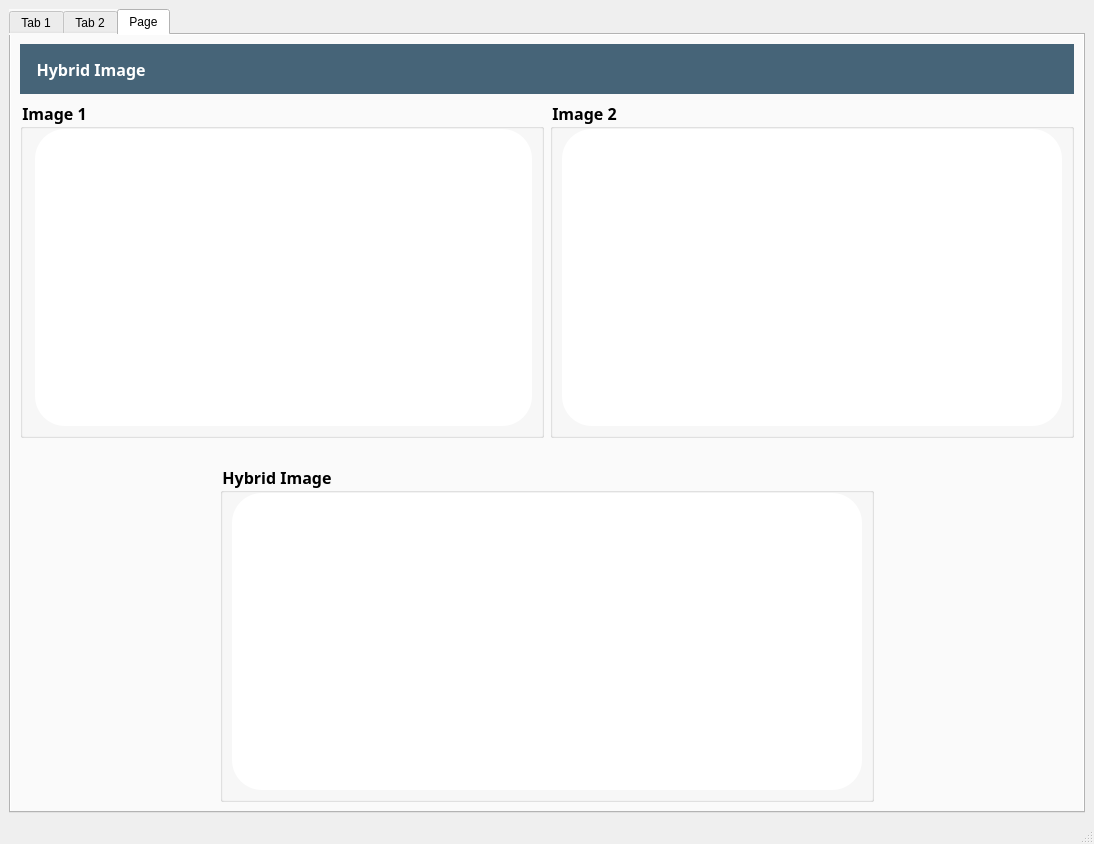
<?xml version="1.0" encoding="UTF-8"?>
<ui version="4.0">
 <class>MainWindow</class>
 <widget class="QMainWindow" name="MainWindow">
  <property name="geometry">
   <rect>
    <x>0</x>
    <y>0</y>
    <width>1094</width>
    <height>844</height>
   </rect>
  </property>
  <property name="windowTitle">
   <string>MainWindow</string>
  </property>
  <widget class="QWidget" name="centralwidget">
   <layout class="QGridLayout" name="gridLayout_23">
    <item row="0" column="0">
     <widget class="QTabWidget" name="tabWidget">
      <property name="styleSheet">
       <string notr="true">background-color: rgb(250, 250, 250);</string>
      </property>
      <property name="currentIndex">
       <number>2</number>
      </property>
      <widget class="QWidget" name="widget">
       <attribute name="title">
        <string>Tab 1</string>
       </attribute>
       <layout class="QGridLayout" name="gridLayout_21">
        <item row="0" column="0">
         <layout class="QGridLayout" name="gridLayout_20">
          <item row="0" column="0">
           <layout class="QGridLayout" name="gridLayout_19">
            <item row="3" column="0">
             <layout class="QGridLayout" name="gridLayout_4">
              <item row="0" column="0">
               <widget class="QGroupBox" name="groupBox_3">
                <property name="maximumSize">
                 <size>
                  <width>700</width>
                  <height>16777215</height>
                 </size>
                </property>
                <property name="font">
                 <font>
                  <family>MS Reference Sans Serif</family>
                  <pointsize>12</pointsize>
                  <weight>75</weight>
                  <bold>true</bold>
                  <strikeout>false</strikeout>
                 </font>
                </property>
                <property name="styleSheet">
                 <string notr="true"/>
                </property>
                <property name="title">
                 <string>Equalization</string>
                </property>
                <layout class="QGridLayout" name="gridLayout_5">
                 <property name="topMargin">
                  <number>0</number>
                 </property>
                 <item row="0" column="0">
                  <widget class="QGraphicsView" name="equalization">
                   <property name="styleSheet">
                    <string notr="true">QWidget{
background-color:white;
border-radius:30px;
}</string>
                   </property>
                  </widget>
                 </item>
                </layout>
               </widget>
              </item>
              <item row="0" column="2">
               <widget class="QGroupBox" name="groupBox_4">
                <property name="maximumSize">
                 <size>
                  <width>700</width>
                  <height>16777215</height>
                 </size>
                </property>
                <property name="font">
                 <font>
                  <family>MS Reference Sans Serif</family>
                  <pointsize>12</pointsize>
                  <weight>75</weight>
                  <bold>true</bold>
                  <strikeout>false</strikeout>
                 </font>
                </property>
                <property name="styleSheet">
                 <string notr="true"/>
                </property>
                <property name="title">
                 <string>Normalization</string>
                </property>
                <layout class="QGridLayout" name="gridLayout_6">
                 <property name="topMargin">
                  <number>0</number>
                 </property>
                 <item row="0" column="0">
                  <widget class="QGraphicsView" name="normalization">
                   <property name="styleSheet">
                    <string notr="true">QWidget{
background-color:white;
border-radius:30px;
}</string>
                   </property>
                  </widget>
                 </item>
                </layout>
               </widget>
              </item>
              <item row="0" column="1">
               <spacer name="horizontalSpacer_5">
                <property name="orientation">
                 <enum>Qt::Horizontal</enum>
                </property>
                <property name="sizeType">
                 <enum>QSizePolicy::Preferred</enum>
                </property>
                <property name="sizeHint" stdset="0">
                 <size>
                  <width>20</width>
                  <height>20</height>
                 </size>
                </property>
               </spacer>
              </item>
             </layout>
            </item>
            <item row="4" column="0">
             <spacer name="verticalSpacer_2">
              <property name="orientation">
               <enum>Qt::Vertical</enum>
              </property>
              <property name="sizeType">
               <enum>QSizePolicy::Preferred</enum>
              </property>
              <property name="sizeHint" stdset="0">
               <size>
                <width>7</width>
                <height>7</height>
               </size>
              </property>
             </spacer>
            </item>
            <item row="0" column="0">
             <layout class="QGridLayout" name="gridLayout_18">
              <item row="0" column="0">
               <widget class="QGroupBox" name="groupBox">
                <property name="maximumSize">
                 <size>
                  <width>700</width>
                  <height>16777215</height>
                 </size>
                </property>
                <property name="font">
                 <font>
                  <family>MS Reference Sans Serif</family>
                  <pointsize>12</pointsize>
                  <weight>75</weight>
                  <bold>true</bold>
                  <strikeout>false</strikeout>
                 </font>
                </property>
                <property name="styleSheet">
                 <string notr="true"/>
                </property>
                <property name="title">
                 <string>Original Image</string>
                </property>
                <layout class="QGridLayout" name="gridLayout">
                 <property name="topMargin">
                  <number>0</number>
                 </property>
                 <item row="0" column="1">
                  <widget class="QGraphicsView" name="original_image">
                   <property name="styleSheet">
                    <string notr="true">QWidget{
background-color:white;
border-radius:30px;
}</string>
                   </property>
                  </widget>
                 </item>
                </layout>
               </widget>
              </item>
              <item row="0" column="2">
               <widget class="QGroupBox" name="groupBox_2">
                <property name="maximumSize">
                 <size>
                  <width>700</width>
                  <height>16777215</height>
                 </size>
                </property>
                <property name="font">
                 <font>
                  <family>MS Reference Sans Serif</family>
                  <pointsize>12</pointsize>
                  <weight>75</weight>
                  <bold>true</bold>
                  <strikeout>false</strikeout>
                 </font>
                </property>
                <property name="styleSheet">
                 <string notr="true"/>
                </property>
                <property name="title">
                 <string>Filtered Image</string>
                </property>
                <layout class="QGridLayout" name="gridLayout_2">
                 <property name="topMargin">
                  <number>0</number>
                 </property>
                 <item row="0" column="0">
                  <widget class="QGraphicsView" name="filtered_image">
                   <property name="styleSheet">
                    <string notr="true">QWidget{
background-color:white;
border-radius:30px;
}</string>
                   </property>
                  </widget>
                 </item>
                </layout>
               </widget>
              </item>
              <item row="0" column="1">
               <spacer name="horizontalSpacer_4">
                <property name="orientation">
                 <enum>Qt::Horizontal</enum>
                </property>
                <property name="sizeType">
                 <enum>QSizePolicy::Preferred</enum>
                </property>
                <property name="sizeHint" stdset="0">
                 <size>
                  <width>20</width>
                  <height>20</height>
                 </size>
                </property>
               </spacer>
              </item>
             </layout>
            </item>
            <item row="5" column="0">
             <layout class="QGridLayout" name="gridLayout_7">
              <item row="0" column="0">
               <widget class="QGroupBox" name="groupBox_5">
                <property name="maximumSize">
                 <size>
                  <width>700</width>
                  <height>16777215</height>
                 </size>
                </property>
                <property name="font">
                 <font>
                  <family>MS Reference Sans Serif</family>
                  <pointsize>12</pointsize>
                  <weight>75</weight>
                  <bold>true</bold>
                  <strikeout>false</strikeout>
                 </font>
                </property>
                <property name="styleSheet">
                 <string notr="true"/>
                </property>
                <property name="title">
                 <string>Global Thresholding</string>
                </property>
                <layout class="QGridLayout" name="gridLayout_8">
                 <property name="topMargin">
                  <number>0</number>
                 </property>
                 <item row="0" column="0">
                  <widget class="QGraphicsView" name="global_thresholding">
                   <property name="styleSheet">
                    <string notr="true">QWidget{
background-color:white;
border-radius:30px;
}</string>
                   </property>
                  </widget>
                 </item>
                </layout>
               </widget>
              </item>
              <item row="0" column="2">
               <widget class="QGroupBox" name="groupBox_6">
                <property name="maximumSize">
                 <size>
                  <width>700</width>
                  <height>16777215</height>
                 </size>
                </property>
                <property name="font">
                 <font>
                  <family>MS Reference Sans Serif</family>
                  <pointsize>12</pointsize>
                  <weight>75</weight>
                  <bold>true</bold>
                  <strikeout>false</strikeout>
                 </font>
                </property>
                <property name="styleSheet">
                 <string notr="true"/>
                </property>
                <property name="title">
                 <string>Local Thresholding</string>
                </property>
                <layout class="QGridLayout" name="gridLayout_9">
                 <property name="topMargin">
                  <number>0</number>
                 </property>
                 <item row="0" column="0">
                  <widget class="QGraphicsView" name="local_thresholding">
                   <property name="styleSheet">
                    <string notr="true">QWidget{
background-color:white;
border-radius:30px;
}</string>
                   </property>
                  </widget>
                 </item>
                </layout>
               </widget>
              </item>
              <item row="0" column="1">
               <spacer name="horizontalSpacer_6">
                <property name="orientation">
                 <enum>Qt::Horizontal</enum>
                </property>
                <property name="sizeType">
                 <enum>QSizePolicy::Preferred</enum>
                </property>
                <property name="sizeHint" stdset="0">
                 <size>
                  <width>20</width>
                  <height>20</height>
                 </size>
                </property>
               </spacer>
              </item>
             </layout>
            </item>
            <item row="1" column="0">
             <layout class="QGridLayout" name="gridLayout_17">
              <item row="0" column="0">
               <layout class="QGridLayout" name="gridLayout_3">
                <item row="0" column="0">
                 <widget class="QLabel" name="label">
                  <property name="font">
                   <font>
                    <family>MS Reference Sans Serif</family>
                    <pointsize>9</pointsize>
                    <weight>75</weight>
                    <bold>true</bold>
                   </font>
                  </property>
                  <property name="text">
                   <string>Add noise</string>
                  </property>
                 </widget>
                </item>
                <item row="1" column="0">
                 <widget class="QComboBox" name="noise_combo">
                  <property name="styleSheet">
                   <string notr="true">QComboBox {
    border: 1px solid #565656; /* Border color for the combobox */
    border-radius: 10px;
    padding: 2px 18px 2px 8px; /* Adjust padding as needed */
    background-color: rgb(45, 73, 84); /* Background color of the combobox */
    color: #FFFFFF; /* Text color */
    selection-background-color: #2A2A2A; /* Background color when an item is selected */
	font-family: &quot;Overpass&quot;, sans-serif; /* Set the desired font-family */
	font-weight:bold;
	font-size:16px;
}

QComboBox:hover {
    border: 1px solid rgb(127, 127, 127); /* Border color on hover */
}

QComboBox::indicator {
    width: 0;
    border: none;
    margin-right: 6px; /* Adjust as needed */
}

QComboBox::item {
    padding: 8px;
    background-color: #363636; /* Background color of each item */
}

QComboBox::item:selected {
    background-color: rgb(42, 42, 42); /* Background color of the selected item */
}

QComboBox::item:hover {
    background-color: #2A2A2A; /* Background color on item hover */
}</string>
                  </property>
                  <item>
                   <property name="text">
                    <string>None</string>
                   </property>
                  </item>
                  <item>
                   <property name="text">
                    <string>Uniform</string>
                   </property>
                  </item>
                  <item>
                   <property name="text">
                    <string>Gaussian</string>
                   </property>
                  </item>
                  <item>
                   <property name="text">
                    <string>Salt &amp; Pepper</string>
                   </property>
                  </item>
                 </widget>
                </item>
               </layout>
              </item>
              <item row="0" column="1">
               <layout class="QGridLayout" name="gridLayout_10">
                <item row="0" column="0">
                 <widget class="QLabel" name="label_2">
                  <property name="font">
                   <font>
                    <family>MS Reference Sans Serif</family>
                    <pointsize>9</pointsize>
                    <weight>75</weight>
                    <bold>true</bold>
                   </font>
                  </property>
                  <property name="text">
                   <string>Add smooth filter</string>
                  </property>
                 </widget>
                </item>
                <item row="1" column="0">
                 <widget class="QComboBox" name="filter_combo">
                  <property name="styleSheet">
                   <string notr="true">QComboBox {
    border: 1px solid #565656; /* Border color for the combobox */
    border-radius: 10px;
    padding: 2px 18px 2px 8px; /* Adjust padding as needed */
    background-color: rgb(45, 73, 84); /* Background color of the combobox */
    color: #FFFFFF; /* Text color */
    selection-background-color: #2A2A2A; /* Background color when an item is selected */
	font-family: &quot;Overpass&quot;, sans-serif; /* Set the desired font-family */
	font-weight:bold;
	font-size:16px;
}

QComboBox:hover {
    border: 1px solid rgb(127, 127, 127); /* Border color on hover */
}

QComboBox::indicator {
    width: 0;
    border: none;
    margin-right: 6px; /* Adjust as needed */
}

QComboBox::item {
    padding: 8px;
    background-color: #363636; /* Background color of each item */
}

QComboBox::item:selected {
    background-color: rgb(42, 42, 42); /* Background color of the selected item */
}

QComboBox::item:hover {
    background-color: #2A2A2A; /* Background color on item hover */
}</string>
                  </property>
                  <item>
                   <property name="text">
                    <string>None</string>
                   </property>
                  </item>
                  <item>
                   <property name="text">
                    <string>Average</string>
                   </property>
                  </item>
                  <item>
                   <property name="text">
                    <string>Gaussian</string>
                   </property>
                  </item>
                  <item>
                   <property name="text">
                    <string>Median</string>
                   </property>
                  </item>
                 </widget>
                </item>
               </layout>
              </item>
              <item row="0" column="2">
               <layout class="QGridLayout" name="gridLayout_16">
                <item row="0" column="0">
                 <widget class="QLabel" name="label_4">
                  <property name="font">
                   <font>
                    <family>MS Reference Sans Serif</family>
                    <pointsize>9</pointsize>
                    <weight>75</weight>
                    <bold>true</bold>
                   </font>
                  </property>
                  <property name="text">
                   <string>Edge detection filter</string>
                  </property>
                 </widget>
                </item>
                <item row="1" column="0">
                 <widget class="QComboBox" name="edge_combo">
                  <property name="styleSheet">
                   <string notr="true">QComboBox {
    border: 1px solid #565656; /* Border color for the combobox */
    border-radius: 10px;
    padding: 2px 18px 2px 8px; /* Adjust padding as needed */
    background-color: rgb(45, 73, 84); /* Background color of the combobox */
    color: #FFFFFF; /* Text color */
    selection-background-color: #2A2A2A; /* Background color when an item is selected */
	font-family: &quot;Overpass&quot;, sans-serif; /* Set the desired font-family */
	font-weight:bold;
	font-size:16px;
}

QComboBox:hover {
    border: 1px solid rgb(127, 127, 127); /* Border color on hover */
}

QComboBox::indicator {
    width: 0;
    border: none;
    margin-right: 6px; /* Adjust as needed */
}

QComboBox::item {
    padding: 8px;
    background-color: #363636; /* Background color of each item */
}

QComboBox::item:selected {
    background-color: rgb(42, 42, 42); /* Background color of the selected item */
}

QComboBox::item:hover {
    background-color: #2A2A2A; /* Background color on item hover */
}</string>
                  </property>
                  <item>
                   <property name="text">
                    <string>None</string>
                   </property>
                  </item>
                  <item>
                   <property name="text">
                    <string>Sobel</string>
                   </property>
                  </item>
                  <item>
                   <property name="text">
                    <string>Roberts</string>
                   </property>
                  </item>
                  <item>
                   <property name="text">
                    <string>Prewitt</string>
                   </property>
                  </item>
                  <item>
                   <property name="text">
                    <string>Canny</string>
                   </property>
                  </item>
                 </widget>
                </item>
               </layout>
              </item>
              <item row="0" column="3">
               <layout class="QGridLayout" name="gridLayout_15">
                <item row="0" column="0">
                 <widget class="QLabel" name="label_3">
                  <property name="font">
                   <font>
                    <family>MS Reference Sans Serif</family>
                    <pointsize>9</pointsize>
                    <weight>75</weight>
                    <bold>true</bold>
                   </font>
                  </property>
                  <property name="text">
                   <string>Frequency domain filter</string>
                  </property>
                 </widget>
                </item>
                <item row="1" column="0">
                 <widget class="QComboBox" name="freq_filter_combo">
                  <property name="styleSheet">
                   <string notr="true">QComboBox {
    border: 1px solid #565656; /* Border color for the combobox */
    border-radius: 10px;
    padding: 2px 18px 2px 8px; /* Adjust padding as needed */
    background-color: rgb(45, 73, 84); /* Background color of the combobox */
    color: #FFFFFF; /* Text color */
    selection-background-color: #2A2A2A; /* Background color when an item is selected */
	font-family: &quot;Overpass&quot;, sans-serif; /* Set the desired font-family */
	font-weight:bold;
	font-size:16px;
}

QComboBox:hover {
    border: 1px solid rgb(127, 127, 127); /* Border color on hover */
}

QComboBox::indicator {
    width: 0;
    border: none;
    margin-right: 6px; /* Adjust as needed */
}

QComboBox::item {
    padding: 8px;
    background-color: #363636; /* Background color of each item */
}

QComboBox::item:selected {
    background-color: rgb(42, 42, 42); /* Background color of the selected item */
}

QComboBox::item:hover {
    background-color: #2A2A2A; /* Background color on item hover */
}</string>
                  </property>
                  <item>
                   <property name="text">
                    <string>None</string>
                   </property>
                  </item>
                  <item>
                   <property name="text">
                    <string>Low Pass</string>
                   </property>
                  </item>
                  <item>
                   <property name="text">
                    <string>High Pass</string>
                   </property>
                  </item>
                 </widget>
                </item>
               </layout>
              </item>
             </layout>
            </item>
            <item row="2" column="0">
             <spacer name="verticalSpacer">
              <property name="orientation">
               <enum>Qt::Vertical</enum>
              </property>
              <property name="sizeType">
               <enum>QSizePolicy::Preferred</enum>
              </property>
              <property name="sizeHint" stdset="0">
               <size>
                <width>7</width>
                <height>7</height>
               </size>
              </property>
             </spacer>
            </item>
            <item row="0" column="1">
             <spacer name="horizontalSpacer_3">
              <property name="orientation">
               <enum>Qt::Horizontal</enum>
              </property>
              <property name="sizeType">
               <enum>QSizePolicy::Preferred</enum>
              </property>
              <property name="sizeHint" stdset="0">
               <size>
                <width>10</width>
                <height>20</height>
               </size>
              </property>
             </spacer>
            </item>
           </layout>
          </item>
          <item row="0" column="2">
           <layout class="QGridLayout" name="gridLayout_14"/>
          </item>
          <item row="0" column="1">
           <spacer name="horizontalSpacer_2">
            <property name="orientation">
             <enum>Qt::Horizontal</enum>
            </property>
            <property name="sizeType">
             <enum>QSizePolicy::Preferred</enum>
            </property>
            <property name="sizeHint" stdset="0">
             <size>
              <width>10</width>
              <height>20</height>
             </size>
            </property>
           </spacer>
          </item>
         </layout>
        </item>
        <item row="0" column="1">
         <spacer name="horizontalSpacer">
          <property name="orientation">
           <enum>Qt::Horizontal</enum>
          </property>
          <property name="sizeType">
           <enum>QSizePolicy::Preferred</enum>
          </property>
          <property name="sizeHint" stdset="0">
           <size>
            <width>10</width>
            <height>20</height>
           </size>
          </property>
         </spacer>
        </item>
       </layout>
      </widget>
      <widget class="QWidget" name="tab_2">
       <attribute name="title">
        <string>Tab 2</string>
       </attribute>
       <layout class="QGridLayout" name="gridLayout_37">
        <item row="0" column="0">
         <layout class="QGridLayout" name="gridLayout_36">
          <item row="0" column="0">
           <layout class="QGridLayout" name="gridLayout_35">
            <item row="0" column="0">
             <layout class="QGridLayout" name="gridLayout_30">
              <item row="0" column="0">
               <widget class="QGroupBox" name="groupBox_10">
                <property name="font">
                 <font>
                  <family>MS Reference Sans Serif</family>
                  <pointsize>12</pointsize>
                  <weight>75</weight>
                  <bold>true</bold>
                 </font>
                </property>
                <property name="styleSheet">
                 <string notr="true"/>
                </property>
                <property name="title">
                 <string>Histogram</string>
                </property>
                <layout class="QGridLayout" name="gridLayout_28">
                 <item row="0" column="0">
                  <widget class="QGraphicsView" name="histogram_graph"/>
                 </item>
                </layout>
               </widget>
              </item>
              <item row="0" column="1">
               <widget class="QGroupBox" name="groupBox_11">
                <property name="font">
                 <font>
                  <family>MS Reference Sans Serif</family>
                  <pointsize>12</pointsize>
                  <weight>75</weight>
                  <bold>true</bold>
                 </font>
                </property>
                <property name="styleSheet">
                 <string notr="true"/>
                </property>
                <property name="title">
                 <string>Distribution Curve</string>
                </property>
                <layout class="QGridLayout" name="gridLayout_29">
                 <item row="0" column="0">
                  <widget class="QGraphicsView" name="distribution_curve_graph"/>
                 </item>
                </layout>
               </widget>
              </item>
             </layout>
            </item>
            <item row="1" column="0">
             <widget class="QGroupBox" name="groupBox_12">
              <property name="minimumSize">
               <size>
                <width>661</width>
                <height>0</height>
               </size>
              </property>
              <property name="font">
               <font>
                <family>MS Reference Sans Serif</family>
                <pointsize>12</pointsize>
                <weight>75</weight>
                <bold>true</bold>
               </font>
              </property>
              <property name="styleSheet">
               <string notr="true"/>
              </property>
              <property name="title">
               <string>RGB Histogram and Distribution Curve </string>
              </property>
              <layout class="QGridLayout" name="gridLayout_31">
               <item row="0" column="0">
                <widget class="QGraphicsView" name="red_histo_graph"/>
               </item>
               <item row="1" column="0">
                <widget class="QGraphicsView" name="green_histo_graph"/>
               </item>
               <item row="2" column="0">
                <widget class="QGraphicsView" name="blue_histo_graph"/>
               </item>
              </layout>
             </widget>
            </item>
           </layout>
          </item>
          <item row="0" column="1">
           <layout class="QGridLayout" name="gridLayout_34">
            <item row="1" column="0">
             <widget class="QGroupBox" name="groupBox_14">
              <property name="font">
               <font>
                <pointsize>9</pointsize>
                <weight>75</weight>
                <bold>true</bold>
               </font>
              </property>
              <property name="styleSheet">
               <string notr="true"/>
              </property>
              <property name="title">
               <string/>
              </property>
              <layout class="QGridLayout" name="gridLayout_33">
               <item row="0" column="0">
                <widget class="QGraphicsView" name="cumulative_curve"/>
               </item>
              </layout>
             </widget>
            </item>
            <item row="0" column="0">
             <widget class="QGroupBox" name="groupBox_13">
              <property name="font">
               <font>
                <pointsize>9</pointsize>
                <weight>75</weight>
                <bold>true</bold>
               </font>
              </property>
              <property name="styleSheet">
               <string notr="true"/>
              </property>
              <property name="title">
               <string/>
              </property>
              <layout class="QGridLayout" name="gridLayout_32">
               <item row="0" column="0">
                <widget class="QGraphicsView" name="red_dist_graph"/>
               </item>
               <item row="1" column="0">
                <widget class="QGraphicsView" name="green_dist_graph"/>
               </item>
               <item row="2" column="0">
                <widget class="QGraphicsView" name="blue_dist_graph"/>
               </item>
              </layout>
             </widget>
            </item>
           </layout>
          </item>
         </layout>
        </item>
       </layout>
      </widget>
      <widget class="QWidget" name="tab_3">
       <attribute name="title">
        <string>Page</string>
       </attribute>
       <layout class="QGridLayout" name="gridLayout_38">
        <item row="0" column="0">
         <layout class="QGridLayout" name="gridLayout_27">
          <item row="1" column="0">
           <layout class="QGridLayout" name="gridLayout_22">
            <item row="0" column="1">
             <widget class="QGroupBox" name="groupBox_8">
              <property name="maximumSize">
               <size>
                <width>700</width>
                <height>400</height>
               </size>
              </property>
              <property name="font">
               <font>
                <family>MS Reference Sans Serif</family>
                <pointsize>12</pointsize>
                <weight>75</weight>
                <bold>true</bold>
                <strikeout>false</strikeout>
               </font>
              </property>
              <property name="styleSheet">
               <string notr="true"/>
              </property>
              <property name="title">
               <string>Image 2</string>
              </property>
              <layout class="QGridLayout" name="gridLayout_12">
               <property name="topMargin">
                <number>0</number>
               </property>
               <item row="0" column="0">
                <widget class="QGraphicsView" name="image_2">
                 <property name="styleSheet">
                  <string notr="true">QWidget{
background-color:white;
border-radius:30px;
}</string>
                 </property>
                </widget>
               </item>
              </layout>
             </widget>
            </item>
            <item row="0" column="0">
             <widget class="QGroupBox" name="groupBox_7">
              <property name="maximumSize">
               <size>
                <width>700</width>
                <height>400</height>
               </size>
              </property>
              <property name="font">
               <font>
                <family>MS Reference Sans Serif</family>
                <pointsize>12</pointsize>
                <weight>75</weight>
                <bold>true</bold>
                <strikeout>false</strikeout>
               </font>
              </property>
              <property name="styleSheet">
               <string notr="true"/>
              </property>
              <property name="title">
               <string>Image 1</string>
              </property>
              <layout class="QGridLayout" name="gridLayout_11">
               <property name="leftMargin">
                <number>12</number>
               </property>
               <property name="topMargin">
                <number>0</number>
               </property>
               <item row="0" column="0">
                <widget class="QGraphicsView" name="image_1">
                 <property name="styleSheet">
                  <string notr="true">QWidget{
background-color:white;
border-radius:30px;
}</string>
                 </property>
                </widget>
               </item>
              </layout>
             </widget>
            </item>
           </layout>
          </item>
          <item row="0" column="0">
           <widget class="QLabel" name="label_hybrid_image">
            <property name="minimumSize">
             <size>
              <width>0</width>
              <height>50</height>
             </size>
            </property>
            <property name="font">
             <font>
              <family>Overpass</family>
              <pointsize>-1</pointsize>
              <weight>75</weight>
              <bold>true</bold>
             </font>
            </property>
            <property name="styleSheet">
             <string notr="true">QLabel {

  
    background-color: rgb(70, 100, 120); /* Matching color for the label */
    color: #FFFFFF;
    font-family: &quot;Overpass&quot;, sans-serif;
    font-weight: bold;
    font-size: 16px;
alignment: center;
}


</string>
            </property>
            <property name="text">
             <string>    Hybrid Image</string>
            </property>
           </widget>
          </item>
          <item row="4" column="0">
           <layout class="QGridLayout" name="gridLayout_26">
            <item row="1" column="0">
             <layout class="QGridLayout" name="gridLayout_25">
              <item row="0" column="0">
               <spacer name="horizontalSpacer_10">
                <property name="orientation">
                 <enum>Qt::Horizontal</enum>
                </property>
                <property name="sizeType">
                 <enum>QSizePolicy::Preferred</enum>
                </property>
                <property name="sizeHint" stdset="0">
                 <size>
                  <width>200</width>
                  <height>20</height>
                 </size>
                </property>
               </spacer>
              </item>
              <item row="0" column="2">
               <spacer name="horizontalSpacer_9">
                <property name="orientation">
                 <enum>Qt::Horizontal</enum>
                </property>
                <property name="sizeType">
                 <enum>QSizePolicy::Preferred</enum>
                </property>
                <property name="sizeHint" stdset="0">
                 <size>
                  <width>200</width>
                  <height>20</height>
                 </size>
                </property>
               </spacer>
              </item>
              <item row="0" column="1">
               <widget class="QGroupBox" name="groupBox_9">
                <property name="maximumSize">
                 <size>
                  <width>16777215</width>
                  <height>16777215</height>
                 </size>
                </property>
                <property name="font">
                 <font>
                  <family>MS Reference Sans Serif</family>
                  <pointsize>12</pointsize>
                  <weight>75</weight>
                  <bold>true</bold>
                  <strikeout>false</strikeout>
                 </font>
                </property>
                <property name="styleSheet">
                 <string notr="true"/>
                </property>
                <property name="title">
                 <string>Hybrid Image</string>
                </property>
                <layout class="QGridLayout" name="gridLayout_13">
                 <property name="topMargin">
                  <number>0</number>
                 </property>
                 <item row="0" column="0">
                  <widget class="QGraphicsView" name="hybrid_image">
                   <property name="styleSheet">
                    <string notr="true">QWidget{
background-color:white;
border-radius:30px;
}</string>
                   </property>
                  </widget>
                 </item>
                </layout>
               </widget>
              </item>
             </layout>
            </item>
           </layout>
          </item>
          <item row="2" column="0">
           <layout class="QGridLayout" name="gridLayout_24">
            <item row="0" column="0">
             <spacer name="horizontalSpacer_7">
              <property name="orientation">
               <enum>Qt::Horizontal</enum>
              </property>
              <property name="sizeType">
               <enum>QSizePolicy::Preferred</enum>
              </property>
              <property name="sizeHint" stdset="0">
               <size>
                <width>189</width>
                <height>0</height>
               </size>
              </property>
             </spacer>
            </item>
            <item row="0" column="1">
             <spacer name="horizontalSpacer_8">
              <property name="orientation">
               <enum>Qt::Horizontal</enum>
              </property>
              <property name="sizeType">
               <enum>QSizePolicy::Preferred</enum>
              </property>
              <property name="sizeHint" stdset="0">
               <size>
                <width>189</width>
                <height>20</height>
               </size>
              </property>
             </spacer>
            </item>
           </layout>
          </item>
         </layout>
        </item>
       </layout>
      </widget>
     </widget>
    </item>
   </layout>
  </widget>
  <widget class="QMenuBar" name="menubar">
   <property name="geometry">
    <rect>
     <x>0</x>
     <y>0</y>
     <width>1094</width>
     <height>26</height>
    </rect>
   </property>
  </widget>
  <widget class="QStatusBar" name="statusbar"/>
 </widget>
 <resources/>
 <connections/>
</ui>
